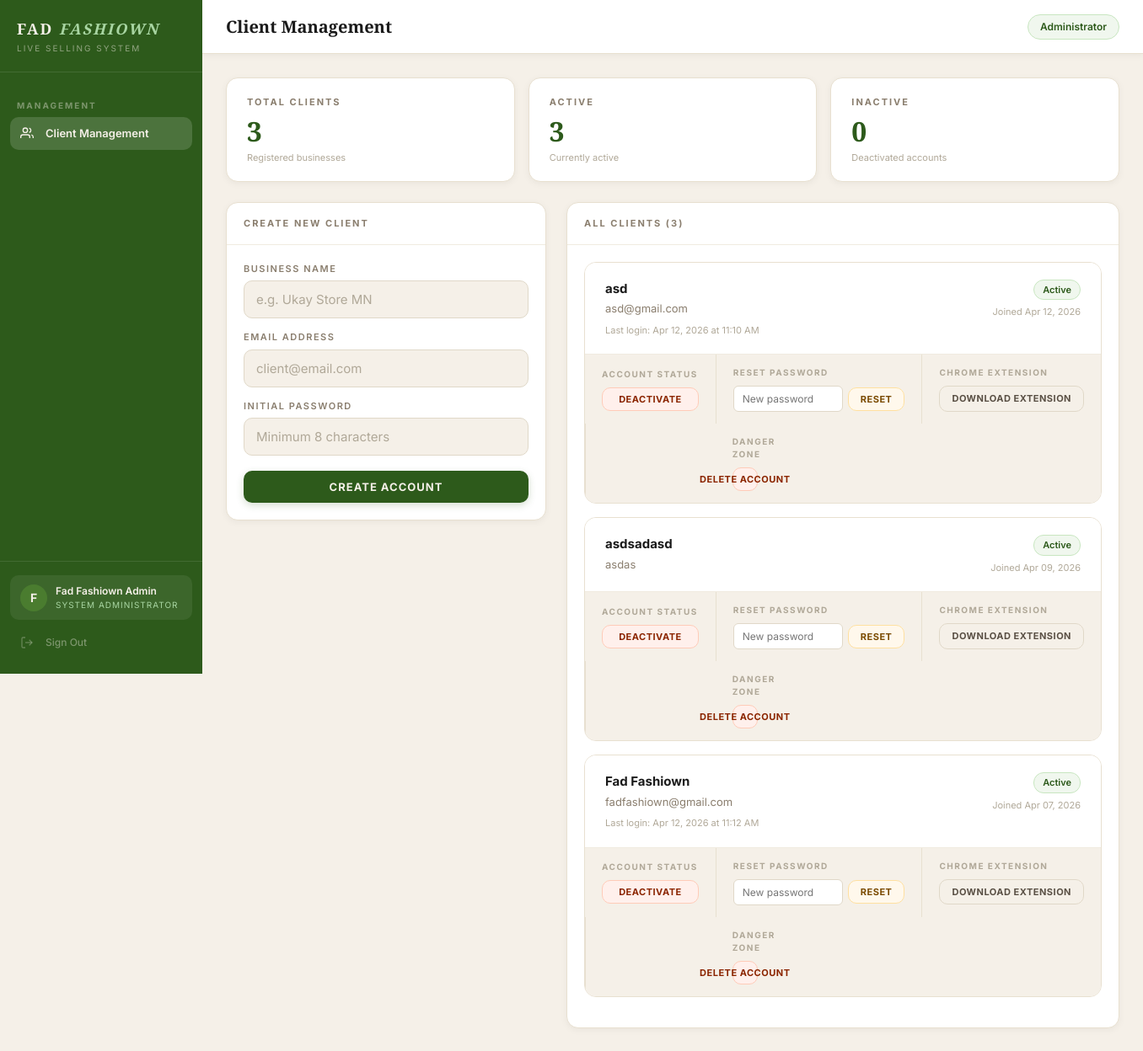
The app's page /admin (signed in), older data.
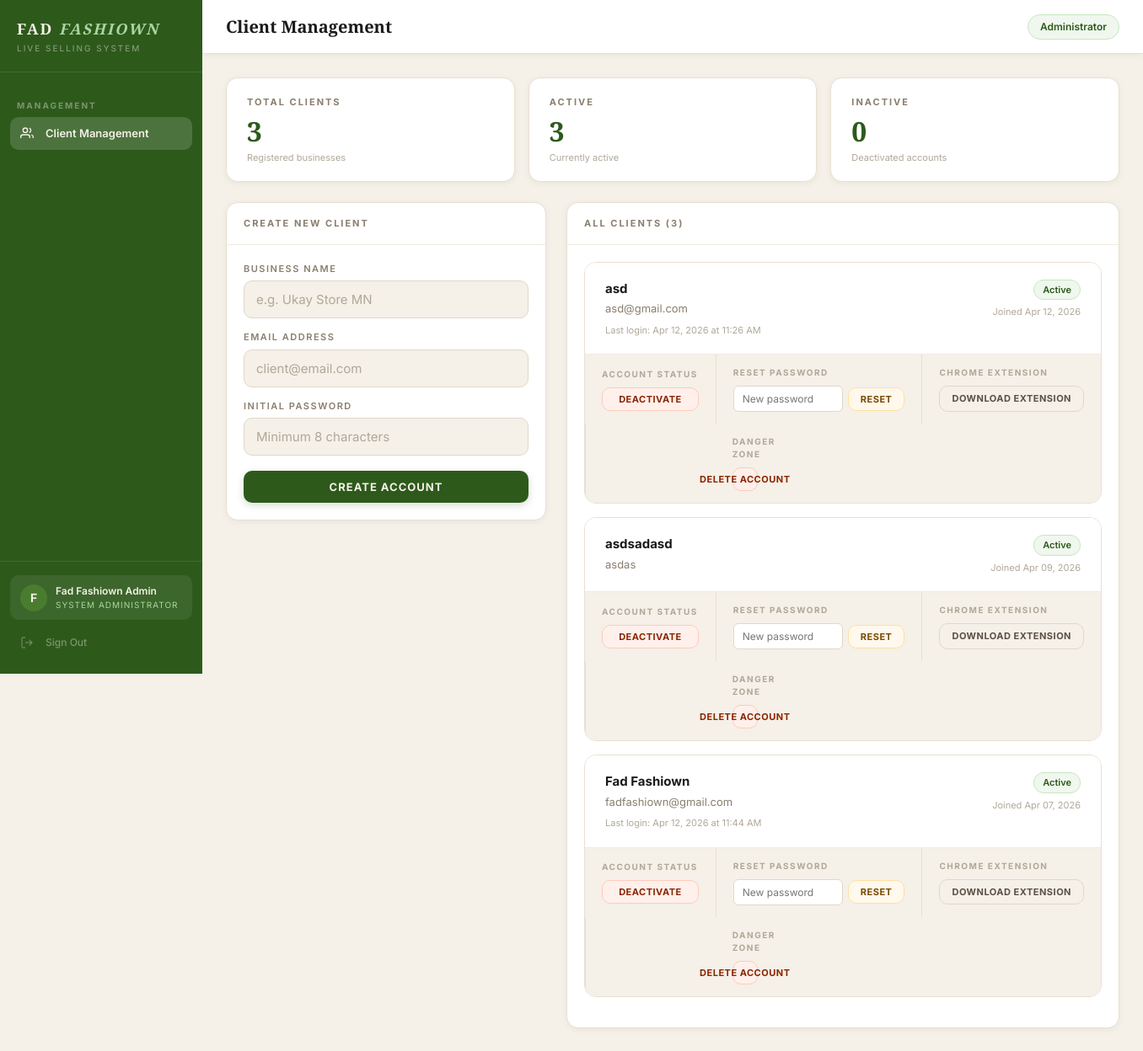
The same page, newer data.
### auth/models.py (models this page shows, shortened)
class Client(UserMixin, db.Model):
    __tablename__ = 'clients'
    id = db.Column(db.Integer, primary_key=True)
    business_name = db.Column(db.String(100), nullable=False)
    email = db.Column(db.String(120), unique=True, nullable=False)
    password_hash = db.Column(db.String(255), nullable=False)
    plan = db.Column(db.String(20), default='active')
    is_active = db.Column(db.Boolean, default=True)
    is_admin = db.Column(db.Boolean, default=False)
    created_at = db.Column(db.DateTime, default=datetime.utcnow)
    last_login = db.Column(db.DateTime, nullable=True)
    tiktok_username = db.Column(db.String(100), default='')
    must_change_password = db.Column(db.Boolean, default=False)
    orders = db.relationship('Order', backref='client', lazy=True)
    token = db.Column(db.String(64), unique=True, nullable=True)
    detection_mode = db.Column(db.String(20), default='keywords')
    custom_keywords = db.Column(db.Text, default='mine')
    highlight_numbers = db.Column(db.Boolean, default=False)
    label_title = db.Column(db.String(100), default='FAD FASHIOWN')
    label_tagline = db.Column(db.String(100), default='Live Selling')
    label_template = db.Column(db.String(20), default='classic')
    label_show_order_id = db.Column(db.Boolean, default=True)
    label_show_datetime = db.Column(db.Boolean, default=True)

### auth/routes.py (the view)
@auth.route('/admin')
@admin_required
def admin_panel():
    clients = Client.query.filter_by(is_admin=False).order_by(
        Client.created_at.desc()
    ).all()
    return render_template('admin.html', clients=clients)

### auth/routes.py (called while the page is built)
def admin_required(f):
    @wraps(f)
    def decorated_function(*args, **kwargs):
        if not current_user.is_authenticated:
            return redirect(url_for('auth.login'))
        if not current_user.is_admin:
            abort(403)
        return f(*args, **kwargs)
    return decorated_function

### templates/admin.html (shortened to what this page needs)
{% extends "base.html" %}
{% block page_title %}Client Management{% endblock %}
{% block topbar_right %}
<span class="status-pill connected">Administrator</span>
{% endblock %}
{% block content %}
<div class="stats-grid" style="margin-bottom:24px">
    <div class="stat-card">
        <div class="stat-label">Total Clients</div>
        <div class="stat-number">{{ clients|length }}</div>
        <div class="stat-sub">Registered businesses</div>
    </div>
    <div class="stat-card">
        <div class="stat-label">Active</div>
        <div class="stat-number">
            {{ clients|selectattr('is_active')|list|length }}
        </div>
        <div class="stat-sub">Currently active</div>
    </div>
    <div class="stat-card">
        <div class="stat-label">Inactive</div>
        <div class="stat-number">
            {{ clients|rejectattr('is_active')|list|length }}
        </div>
        <div class="stat-sub">Deactivated accounts</div>
    </div>
</div>
<div class="admin-grid">
    <div>
        <div class="card">
            <div class="card-header">
                <span class="card-title">Create New Client</span>
            </div>
            <div class="card-body">
                <form method="POST" action="/admin/create-client" id="create-client-form">
                    <div class="form-group">
                        <label class="form-label">Business Name</label>
                        <input type="text" name="business_name"
                               class="form-input"
                               placeholder="e.g. Ukay Store MN" required />
                    </div>
                    <div class="form-group">
                        <label class="form-label">Email Address</label>
                        <input type="email" name="email"
                               class="form-input"
                               placeholder="client@email.com" required />
                    </div>
                    <div class="form-group">
                        <label class="form-label">Initial Password</label>
                        <input type="text" name="password"
                               class="form-input"
                               placeholder="Minimum 8 characters"
                               required minlength="6" />
                    </div>
                    <button type="button"
                            onclick="handleCreateAccount()"
                            class="btn btn-primary"
                            style="width:100%;margin-top:4px">
                        Create Account
                    </button>
                </form>
            </div>
        </div>
    </div>
    <div>
        <div class="card">
            <div class="card-header">
                <span class="card-title">All Clients ({{ clients|length }})</span>
            </div>
            <div class="card-body">
                {% if clients %}
                    {% for client in clients %}
                        <div class="client-card {{ '' if client.is_active else 'inactive' }}">
                            <div class="client-card-header">
                                <div class="client-card-info">
                                    <div class="client-card-name">{{ client.business_name }}</div>
                                    <div class="client-card-email">{{ client.email }}</div>
                                    {% if client.last_login %}
                                    <div class="client-card-last-login">
                                        Last login: {{ client.last_login.strftime('%b %d, %Y at %I:%M %p') }}
                                    </div>
                                    {% endif %}
                                </div>
                                <div class="client-card-status">
                                    <span class="badge {{ 'badge-active' if client.is_active else 'badge-inactive' }}">
                                        {{ 'Active' if client.is_active else 'Inactive' }}
                                    </span>
                                    <div class="client-card-joined">
                                        Joined {{ client.created_at.strftime('%b %d, %Y') }}
                                    </div>
                                </div>
                            </div>
                            <div class="client-card-actions">
                                <div class="action-group">
                                    <div class="action-group-label">Account Status</div>
                                    <button
                                        data-client-id="{{ client.id }}"
                                        data-client-name="{{ client.business_name }}"
                                        data-is-active="{{ '1' if client.is_active else '0' }}"
                                        onclick="handleToggleClient(this)"
                                        class="btn {{ 'btn-danger' if client.is_active else 'btn-success' }} btn-sm">
                                        {{ 'Deactivate' if client.is_active else 'Activate' }}
                                    </button>
                                </div>
                                <div class="action-group">
                                    <div class="action-group-label">Reset Password</div>
                                    <div class="reset-form">
                                        <input type="text"
                                            id="reset-input-{{ client.id }}"
                                            class="reset-input"
                                            placeholder="New password" />
                                        <button onclick="handleResetPassword('{{ client.id }}', '{{ client.business_name }}')"
                                                class="btn btn-warning btn-sm">
                                            Reset
                                        </button>
                                    </div>
                                </div>
                                <div class="action-group">
                                    <div class="action-group-label">Chrome Extension</div>
                                    <a href="/admin/download-extension/{{ client.id }}"
                                    class="btn btn-secondary btn-sm">
                                        Download Extension
                                    </a>
                                </div>
                                <div class="action-group">
                                    <div class="action-group-label">Danger Zone</div>
                                    <button onclick="Modal.confirm({
                                        title: 'Delete Client Account',
                                        message: 'You are about to permanently delete the account for:',
                                        detail: '{{ client.business_name }}',
                                        warning: 'This action cannot be undone. All data associated with this account will be permanently removed.',
                                        confirmText: 'Delete Account',
                                        confirmClass: 'btn-danger',
                                        onConfirm: function() {
                                            document.getElementById('delete-form-{{ client.id }}').submit();
                                        }
                                    })"
                                    class="btn btn-danger btn-sm">
                                        Delete Account
                                    </button>
                                </div>
                            </div>
                        </div>
                        {% endfor %}
                {% else %}
                    <div class="empty-state">
                        No clients yet. Create your first client above.
                    </div>
                {% endif %}
            </div>
        </div>
    </div>
</div>
{% endblock %}

### templates/base.html (shortened to what this page needs)
<!DOCTYPE html>
<html lang="en">
<head>
    <link rel="stylesheet" href="/static/style.css">
</head>
<body>
<div class="app-layout">
    <aside class="sidebar" id="sidebar">
        <div class="sidebar-brand">
            <div class="brand-name">FAD <em>FASHIOWN</em></div>
            <div class="brand-sub">Live Selling System</div>
        </div>
        <nav class="sidebar-nav">
            {% if current_user.is_admin %}
            <div class="nav-section-label">Management</div>
            <a href="/admin"
               class="nav-item {% if request.endpoint == 'auth.admin_panel' %}active{% endif %}">
                <span class="nav-icon">
                    <svg width="16" height="16" fill="none" stroke="currentColor" stroke-width="2" viewBox="0 0 24 24">
                        <path d="M17 21v-2a4 4 0 0 0-4-4H5a4 4 0 0 0-4 4v2"/>
                        <circle cx="9" cy="7" r="4"/>
                        <path d="M23 21v-2a4 4 0 0 0-3-3.87"/>
                        <path d="M16 3.13a4 4 0 0 1 0 7.75"/>
                    </svg>
                </span>
                Client Management
            </a>
            {% endif %}
        </nav>
        <div class="sidebar-footer">
            <div class="client-info">
                <div class="client-avatar">
                    {{ current_user.business_name[0].upper() }}
                </div>
                <div class="client-details">
                    <div class="client-name">{{ current_user.business_name }}</div>
                    <div class="client-plan">
                        {% if current_user.is_admin %}System Administrator{% else %}Live Selling{% endif %}
                    </div>
                </div>
            </div>
            <a href="/logout" class="nav-item nav-signout">
                <span class="nav-icon">
                    <svg width="16" height="16" fill="none" stroke="currentColor" stroke-width="2" viewBox="0 0 24 24">
                        <path d="M9 21H5a2 2 0 0 1-2-2V5a2 2 0 0 1 2-2h4"/>
                        <polyline points="16 17 21 12 16 7"/>
                        <line x1="21" y1="12" x2="9" y2="12"/>
                    </svg>
                </span>
                Sign Out
            </a>
        </div>
    </aside>
    <main class="main-content">
        <div class="topbar">
            <div style="display:flex;align-items:center;gap:14px">
                <div class="topbar-title">{% block page_title %}{% endblock %}</div>
            </div>
            <div class="topbar-right">
                {% block topbar_right %}{% endblock %}
            </div>
        </div>
        <div class="page-content">
            {% block content %}{% endblock %}
        </div>
    </main>
</div>
</body>
</html>

Row changes from the older to the newer data that the page shows:
changed Client "asd": last_login "Apr 12, 2026 at 11:10 AM" → "Apr 12, 2026 at 11:26 AM"
changed Client "Fad Fashiown": last_login "Apr 12, 2026 at 11:12 AM" → "Apr 12, 2026 at 11:44 AM"
